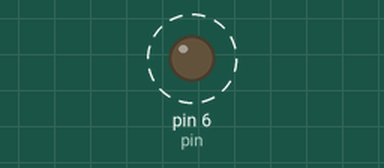
Recording of a sketch running on a simulated Arduino Uno, built with avr-gcc and run on an emulated ATmega328P. Parts: output pins drawn as LEDs (lit = HIGH). Dashed ring = blinking.

Above: at 0.5 s.
Timing chart, 0 to 4.6 s (numbered marks = the images above):
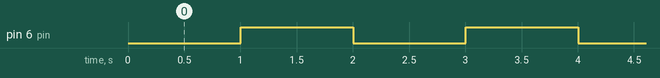

Measured:
- by itself, pin 6 (pin): alternates HIGH for 1.0 s and LOW for 1.0 s

The sketch:

sketch_relay.ino
```cpp
const int pin = 6;
long previousMillis = 0;
long interval = 1000;
int ledState = LOW;

void setup() {
  pinMode(pin, OUTPUT);
  digitalWrite(pin,ledState);
}

void loop()
{

  unsigned long currentMillis = millis();

  if(currentMillis - previousMillis > interval) {
    if (ledState == LOW)
      ledState = HIGH;
    else
      ledState = LOW;


    previousMillis = currentMillis;
    digitalWrite(pin, ledState);
  }


}
```
